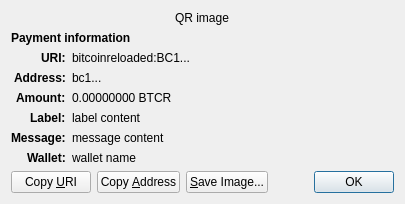
<?xml version="1.0" encoding="UTF-8"?>
<ui version="4.0">
 <class>ReceiveRequestDialog</class>
 <widget class="QDialog" name="ReceiveRequestDialog">
  <property name="geometry">
   <rect>
    <x>0</x>
    <y>0</y>
    <width>413</width>
    <height>229</height>
   </rect>
  </property>
  <property name="windowTitle">
   <string>Request payment to ...</string>
  </property>
  <layout class="QGridLayout" name="gridLayout" columnstretch="0,1">
   <property name="sizeConstraint">
    <enum>QLayout::SetFixedSize</enum>
   </property>
   <item row="0" column="0" colspan="2" alignment="Qt::AlignHCenter">
    <widget class="QRImageWidget" name="qr_code">
     <property name="text">
      <string notr="true">QR image</string>
     </property>
     <property name="textInteractionFlags">
      <set>Qt::NoTextInteraction</set>
     </property>
    </widget>
   </item>
   <item row="1" column="0" colspan="2">
    <widget class="QLabel" name="payment_header">
     <property name="font">
      <font>
       <weight>75</weight>
       <bold>true</bold>
      </font>
     </property>
     <property name="text">
      <string>Payment information</string>
     </property>
     <property name="textInteractionFlags">
      <set>Qt::NoTextInteraction</set>
     </property>
    </widget>
   </item>
   <item row="2" column="0" alignment="Qt::AlignRight|Qt::AlignTop">
    <widget class="QLabel" name="uri_tag">
     <property name="font">
      <font>
       <weight>75</weight>
       <bold>true</bold>
      </font>
     </property>
     <property name="text">
      <string notr="true">URI:</string>
     </property>
     <property name="textFormat">
      <enum>Qt::PlainText</enum>
     </property>
     <property name="textInteractionFlags">
      <set>Qt::NoTextInteraction</set>
     </property>
    </widget>
   </item>
   <item row="2" column="1" alignment="Qt::AlignTop">
    <widget class="QLabel" name="uri_content">
     <property name="text">
      <string notr="true">bitcoinreloaded:BC1...</string>
     </property>
     <property name="textFormat">
      <enum>Qt::RichText</enum>
     </property>
     <property name="wordWrap">
      <bool>true</bool>
     </property>
     <property name="textInteractionFlags">
      <set>Qt::TextSelectableByMouse</set>
     </property>
    </widget>
   </item>
   <item row="3" column="0" alignment="Qt::AlignRight|Qt::AlignTop">
    <widget class="QLabel" name="address_tag">
     <property name="font">
      <font>
       <weight>75</weight>
       <bold>true</bold>
      </font>
     </property>
     <property name="text">
      <string>Address:</string>
     </property>
     <property name="textInteractionFlags">
      <set>Qt::NoTextInteraction</set>
     </property>
    </widget>
   </item>
   <item row="3" column="1" alignment="Qt::AlignTop">
    <widget class="QLabel" name="address_content">
     <property name="text">
      <string notr="true">bc1...</string>
     </property>
     <property name="textFormat">
      <enum>Qt::PlainText</enum>
     </property>
     <property name="textInteractionFlags">
      <set>Qt::TextSelectableByMouse</set>
     </property>
    </widget>
   </item>
   <item row="4" column="0" alignment="Qt::AlignRight|Qt::AlignTop">
    <widget class="QLabel" name="amount_tag">
     <property name="font">
      <font>
       <weight>75</weight>
       <bold>true</bold>
      </font>
     </property>
     <property name="text">
      <string>Amount:</string>
     </property>
     <property name="textInteractionFlags">
      <set>Qt::NoTextInteraction</set>
     </property>
    </widget>
   </item>
   <item row="4" column="1" alignment="Qt::AlignTop">
    <widget class="QLabel" name="amount_content">
     <property name="text">
      <string notr="true">0.00000000 BTCR</string>
     </property>
     <property name="textFormat">
      <enum>Qt::PlainText</enum>
     </property>
     <property name="textInteractionFlags">
      <set>Qt::TextSelectableByMouse</set>
     </property>
    </widget>
   </item>
   <item row="5" column="0" alignment="Qt::AlignRight|Qt::AlignTop">
    <widget class="QLabel" name="label_tag">
     <property name="font">
      <font>
       <weight>75</weight>
       <bold>true</bold>
      </font>
     </property>
     <property name="text">
      <string>Label:</string>
     </property>
     <property name="textInteractionFlags">
      <set>Qt::NoTextInteraction</set>
     </property>
    </widget>
   </item>
   <item row="5" column="1" alignment="Qt::AlignTop">
    <widget class="QLabel" name="label_content">
     <property name="text">
      <string notr="true">label content</string>
     </property>
     <property name="textFormat">
      <enum>Qt::PlainText</enum>
     </property>
     <property name="wordWrap">
      <bool>true</bool>
     </property>
     <property name="textInteractionFlags">
      <set>Qt::TextSelectableByMouse</set>
     </property>
    </widget>
   </item>
   <item row="6" column="0" alignment="Qt::AlignRight|Qt::AlignTop">
    <widget class="QLabel" name="message_tag">
     <property name="font">
      <font>
       <weight>75</weight>
       <bold>true</bold>
      </font>
     </property>
     <property name="text">
      <string>Message:</string>
     </property>
     <property name="textInteractionFlags">
      <set>Qt::NoTextInteraction</set>
     </property>
    </widget>
   </item>
   <item row="6" column="1" alignment="Qt::AlignTop">
    <widget class="QLabel" name="message_content">
     <property name="text">
      <string notr="true">message content</string>
     </property>
     <property name="textFormat">
      <enum>Qt::PlainText</enum>
     </property>
     <property name="wordWrap">
      <bool>true</bool>
     </property>
     <property name="textInteractionFlags">
      <set>Qt::TextSelectableByMouse</set>
     </property>
    </widget>
   </item>
   <item row="7" column="0" alignment="Qt::AlignRight|Qt::AlignTop">
    <widget class="QLabel" name="wallet_tag">
     <property name="font">
      <font>
       <weight>75</weight>
       <bold>true</bold>
      </font>
     </property>
     <property name="text">
      <string>Wallet:</string>
     </property>
     <property name="textInteractionFlags">
      <set>Qt::NoTextInteraction</set>
     </property>
    </widget>
   </item>
   <item row="7" column="1" alignment="Qt::AlignTop">
    <widget class="QLabel" name="wallet_content">
     <property name="text">
      <string notr="true">wallet name</string>
     </property>
     <property name="textFormat">
      <enum>Qt::PlainText</enum>
     </property>
     <property name="wordWrap">
      <bool>true</bool>
     </property>
     <property name="textInteractionFlags">
      <set>Qt::TextSelectableByMouse</set>
     </property>
    </widget>
   </item>
   <item row="8" column="0" colspan="2">
    <layout class="QHBoxLayout" name="horizontalLayout">
     <item>
      <widget class="QPushButton" name="btnCopyURI">
       <property name="text">
        <string>Copy &amp;URI</string>
       </property>
       <property name="autoDefault">
        <bool>false</bool>
       </property>
      </widget>
     </item>
     <item>
      <widget class="QPushButton" name="btnCopyAddress">
       <property name="text">
        <string>Copy &amp;Address</string>
       </property>
       <property name="autoDefault">
        <bool>false</bool>
       </property>
      </widget>
     </item>
     <item>
      <widget class="QPushButton" name="btnSaveAs">
       <property name="text">
        <string>&amp;Save Image...</string>
       </property>
       <property name="autoDefault">
        <bool>false</bool>
       </property>
      </widget>
     </item>
     <item>
      <spacer name="horizontalSpacer_2">
       <property name="orientation">
        <enum>Qt::Horizontal</enum>
       </property>
       <property name="sizeHint" stdset="0">
        <size>
         <width>40</width>
         <height>20</height>
        </size>
       </property>
      </spacer>
     </item>
     <item>
      <widget class="QDialogButtonBox" name="buttonBox">
       <property name="focusPolicy">
        <enum>Qt::StrongFocus</enum>
       </property>
       <property name="standardButtons">
        <set>QDialogButtonBox::Ok</set>
       </property>
      </widget>
     </item>
    </layout>
   </item>
  </layout>
 </widget>
 <customwidgets>
  <customwidget>
   <class>QRImageWidget</class>
   <extends>QLabel</extends>
   <header>qt/qrimagewidget.h</header>
  </customwidget>
 </customwidgets>
 <tabstops>
  <tabstop>buttonBox</tabstop>
  <tabstop>btnCopyURI</tabstop>
  <tabstop>btnCopyAddress</tabstop>
  <tabstop>btnSaveAs</tabstop>
 </tabstops>
 <resources/>
 <connections>
  <connection>
   <sender>buttonBox</sender>
   <signal>accepted()</signal>
   <receiver>ReceiveRequestDialog</receiver>
   <slot>accept()</slot>
   <hints>
    <hint type="sourcelabel">
     <x>135</x>
     <y>230</y>
    </hint>
    <hint type="destinationlabel">
     <x>135</x>
     <y>126</y>
    </hint>
   </hints>
  </connection>
 </connections>
</ui>
